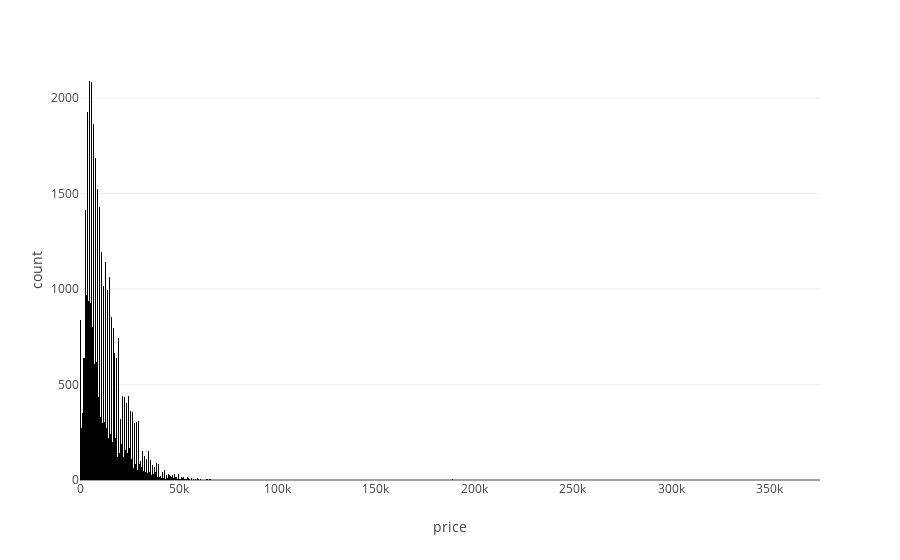

Notebook code for this chart:
### Code cell
fig = px.histogram(df_vehicles, x="price")
fig.show()
st.write (fig)

### Figure 1 — Plotly figure (JSON) as saved in the notebook; plotly's stock layout.template omitted (floating-point values rounded to 4 significant figures; data arrays with more than 128 entries replaced by an {"elided": "..."} marker saying what was removed)
{"data": [{"bingroup": "x", "hovertemplate": "price=%{x}<br>count=%{y}<extra></extra>", "legendgroup": "", "marker": {"color": "#000001", "pattern": {"shape": ""}}, "name": "", "orientation": "v", "showlegend": false, "type": "histogram", "x": {"elided": "40563 int values"}, "xaxis": "x", "yaxis": "y"}], "layout": {"barmode": "relative", "legend": {"tracegroupgap": 0}, "margin": {"t": 60}, "xaxis": {"anchor": "y", "domain": [0, 1], "title": {"text": "price"}}, "yaxis": {"anchor": "x", "domain": [0, 1], "title": {"text": "count"}}}}
